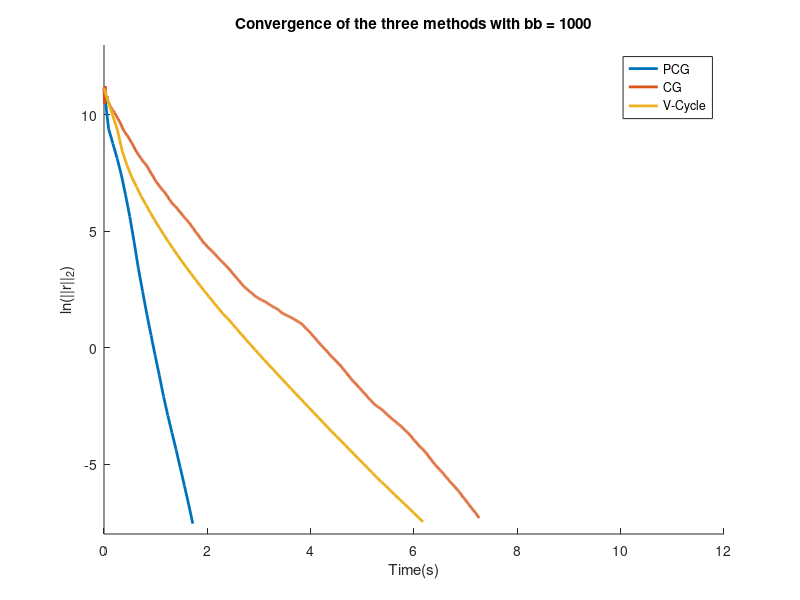

Recreate this plot in MATLAB. (Note: this script raises an error after producing the figure.)
function plotting()
PCG_table = {load('flops_table_PCG.mat'),load('res_table_PCG.mat'),load('time_table_PCG.mat')};

V_cycle_table = {load('flops_table_V_cycle.mat'),load('res_table_V_cycle.mat'),load('time_table_V_cycle.mat')};

CG_table = {load('flops_table_CG.mat'),load('res_table_CG.mat'),load('time_table_CG.mat')};

h = figure(1);
hold on
plot(PCG_table{3}.time,log(PCG_table{2}.norm1_r))
plot(CG_table{3}.time,log(CG_table{2}.norm_r))
plot(V_cycle_table{3}.time,log(V_cycle_table{2}.norm1_r))
legend('PCG','CG','V-Cycle')
xlabel('Time(s)')
ylabel('ln(||r||_2)')
str = sprintf('Convergence of the three methods with \x03bb = %i',1000);
title(str)
set(findall(gca, 'Type', 'Line'),'LineWidth',2);
xlim([0,12])
ylim([-8,13])
saveTightFigure(h,'Time_Convergence_1000')
hold off
h = figure(2);
hold on
plot(PCG_table{1}.FLOPS,log(PCG_table{2}.norm1_r))
plot(CG_table{1}.FLOPS,log(CG_table{2}.norm_r))
plot(V_cycle_table{1}.FLOPS,log(V_cycle_table{2}.norm1_r))
legend('PCG','CG','V-Cycle')
xlabel('Flops')
ylabel('ln(||r||_2)')
str = sprintf('Convergence of the three methods with \x03bb = %i',1000);
title(str)
set(findall(gca, 'Type', 'Line'),'LineWidth',2);
saveTightFigure(h,'Flops_Convergence_1000')
hold off
